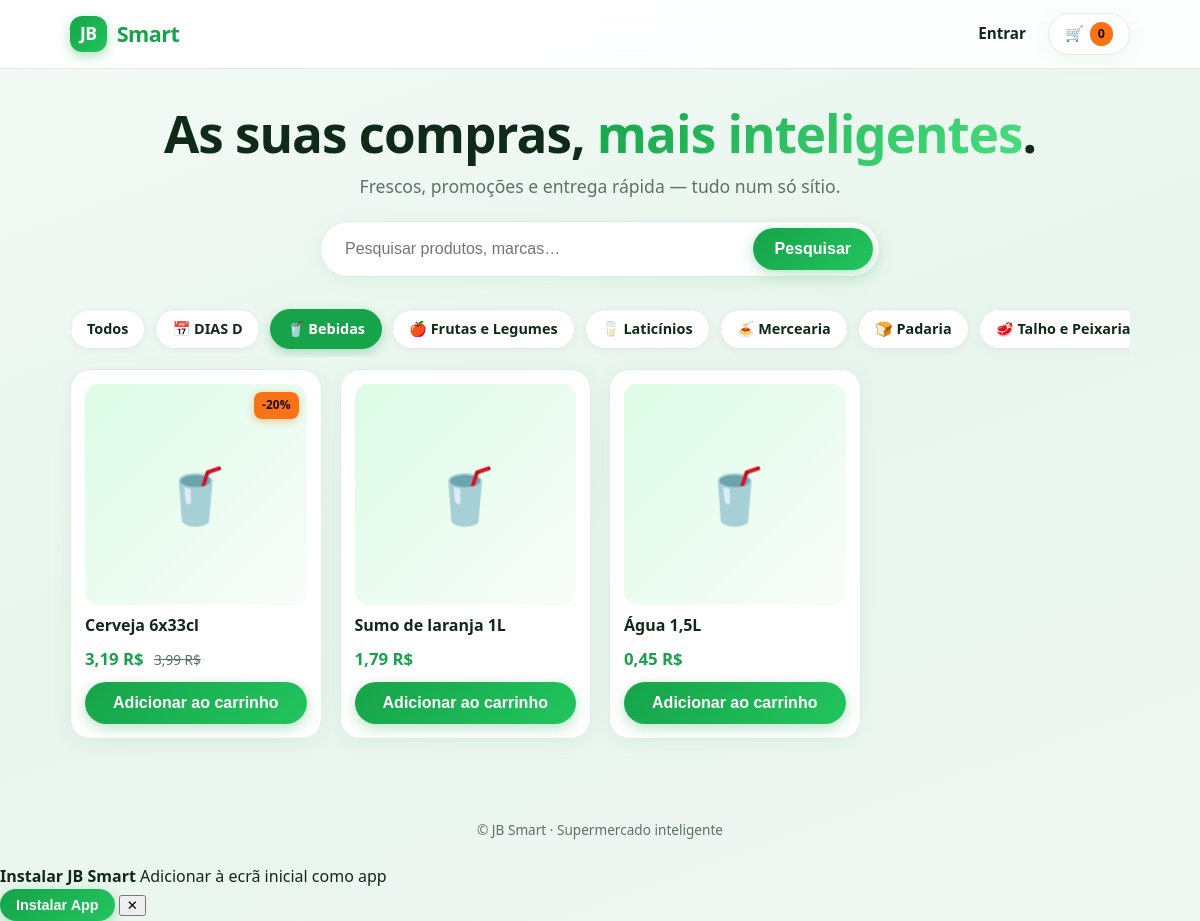
The app's page /?cat=6 with its own data.
### loja/models.py (models this page shows, shortened)
class Categoria(models.Model):
    nome = models.CharField(max_length=80)
    imagem = models.ImageField(upload_to="categorias/", blank=True, null=True)
    emoji = models.CharField(max_length=4, default="🛒", blank=True)
    class Meta:
        ordering = ["nome"]

class Produto(models.Model):
    categoria = models.ForeignKey(Categoria, on_delete=models.CASCADE, related_name="produtos")
    nome = models.CharField(max_length=120)
    preco = models.DecimalField("Preço (R$)", max_digits=8, decimal_places=2)
    promocao = models.PositiveSmallIntegerField("Desconto (%)", default=0)
    stock = models.PositiveIntegerField(default=0)
    imagem = models.ImageField(upload_to="produtos/", blank=True, storage=None)
    ativo = models.BooleanField(default=True)
    class Meta:
        ordering = ["nome"]
    @property
    def preco_final(self):
        desconto = Decimal(100 - min(self.promocao, 100)) / Decimal(100)
        return (self.preco * desconto).quantize(Decimal("0.01"), rounding=ROUND_HALF_UP)

### loja/views.py (the view)
# urls.py: path("", views.lista, name="lista"),
def lista(request):
    produtos = Produto.objects.filter(ativo=True).select_related("categoria")
    q = request.GET.get("q", "").strip()
    cat = request.GET.get("cat")
    so_promo = request.GET.get("promo")
    if q:
        produtos = produtos.filter(Q(nome__icontains=q) | Q(categoria__nome__icontains=q))
    if cat:
        produtos = produtos.filter(categoria_id=cat)
    if so_promo:
        produtos = produtos.filter(promocao__gt=0)
    return render(request, "loja/lista.html", {
        "produtos": produtos, "categorias": Categoria.objects.all(),
        "q": q, "cat": cat, "so_promo": so_promo,
    })

### loja/cart.py (called while the page is built)
    def __len__(self):
        return sum(self.dados.values())

### loja/context_processors.py (called while the page is built)
def carrinho(request):
    return {"carrinho_qtd": len(Carrinho(request))}

### loja/templates/loja/lista.html (shortened to what this page needs)
{% extends "loja/base.html" %}
{% block content %}
<section class="hero">
  <h1>As suas compras, <em>mais inteligentes</em>.</h1>
  <p>Frescos, promoções e entrega rápida — tudo num só sítio.</p>
  <form class="search" method="get">
    <input name="q" value="{{ q }}" placeholder="Pesquisar produtos, marcas…">
    <button class="btn" type="submit">Pesquisar</button>
  </form>
</section>
<div class="chips">
  <a class="chip {% if not cat and not so_promo %}on{% endif %}" href="{% url 'lista' %}">Todos</a>
  <a class="chip" href="{% url 'dias_d' %}">📅 DIAS D</a>
  {% for c in categorias %}
    <a class="chip {% if cat == c.pk|stringformat:'s' %}on{% endif %}" href="?cat={{ c.pk }}">{{ c.emoji }} {{ c.nome }}</a>
  {% endfor %}
</div>
<div class="grid" id="productsGrid">
  {% for p in produtos %}
  <article class="card product-card" style="opacity:0;">
    <div class="img">
      {% if p.imagem %}
        <img src="{{ p.imagem.url }}" alt="{{ p.nome }}">
      {% else %}
        <span>{{ p.categoria.emoji }}</span>
      {% endif %}
      {% if p.promocao %}<span class="tag">-{{ p.promocao }}%</span>{% endif %}
    </div>
    <h3>{{ p.nome }}</h3>
    <div class="price">
      <strong>{{ p.preco_final }} R$</strong>
      {% if p.promocao %}<s>{{ p.preco }} R$</s>{% endif %}
    </div>
    {% if p.stock > 0 %}
      <form method="post" action="{% url 'adicionar' p.pk %}">{% csrf_token %}
        <button class="btn full">Adicionar ao carrinho</button>
      </form>
    {% else %}
      <button class="btn full off" disabled>Esgotado</button>
    {% endif %}
  </article>
  {% empty %}
  <p class="muted" style="grid-column:1/-1;text-align:center;padding:40px 0;">Nenhum produto encontrado.</p>
  {% endfor %}
</div>
{% endblock %}

### loja/static/loja/css/style.css (style rules this page uses)
:root { --bg: #f4faf6; --bg-grad: linear-gradient(160deg, #f4faf6 0%, #e8f5ed 50%, #f0f7f2 100%); --surface: #ffffff; --surface-2: #f9fcfa; --text: #0f2a18; --muted: #5c7264; --brand: #16a34a; --brand-dark: #128a3e; --brand-light: #dcfce7; --accent: #f97316; --accent-soft: #ffedd5; --line: #e2ebe6; --shadow: 0 4px 20px rgba(22, 163, 74, 0.08); --shadow-lg: 0 12px 40px rgba(22, 163, 74, 0.12); --radius: 20px; --radius-sm: 14px; --on: #ffffff; --err: #dc2626; --ok: #16a34a; --transition: 0.25s cubic-bezier(0.4, 0, 0.2, 1); }
* { box-sizing: border-box; }
html { scroll-behavior: smooth; }
body { margin: 0; background: var(--bg-grad); background-attachment: fixed; color: var(--text); font-family: system-ui, -apple-system, "Segoe UI", Roboto, "Helvetica Neue", sans-serif; line-height: 1.55; padding-bottom: env(safe-area-inset-bottom); min-height: 100vh; }
a { color: var(--brand); text-decoration: none; transition: color var(--transition); }
.btn { display: inline-flex; align-items: center; justify-content: center; gap: 8px; background: linear-gradient(135deg, var(--brand), #22c55e); color: white; border: none; border-radius: 999px; padding: 12px 24px; font-weight: 700; font-size: 1rem; text-decoration: none; cursor: pointer; transition: transform var(--transition), box-shadow var(--transition), filter var(--transition); box-shadow: 0 4px 14px rgba(22, 163, 74, 0.3); }
.btn.full { width: 100%; }
.hero { padding: 36px 0 16px; text-align: center; }
.hero h1 { font-size: clamp(2rem, 6vw, 3.2rem); line-height: 1.1; margin: 0 0 12px; font-weight: 800; letter-spacing: -1px; }
.hero h1 em { font-style: normal; background: linear-gradient(135deg, var(--brand), #4ade80); -webkit-background-clip: text; -webkit-text-fill-color: transparent; background-clip: text; }
.hero p { color: var(--muted); font-size: 1.1rem; margin: 0 0 20px; }
.search { display: flex; gap: 10px; max-width: 560px; margin: 0 auto; background: var(--surface); padding: 6px; border-radius: 999px; box-shadow: var(--shadow); border: 1px solid var(--line); }
.search input { flex: 1; border: none; background: transparent; padding: 12px 18px; font-size: 1rem; outline: none; }
.search .btn { padding: 12px 22px; }
.chips { display: flex; gap: 10px; overflow-x: auto; padding: 16px 0 8px; scrollbar-width: none; -ms-overflow-style: none; }
.chip { white-space: nowrap; border: 1px solid var(--line); background: var(--surface); color: var(--text); border-radius: 999px; padding: 8px 16px; text-decoration: none; font-size: 0.9rem; font-weight: 600; transition: all var(--transition); box-shadow: 0 2px 8px rgba(0,0,0,0.04); }
.chip.on { background: var(--brand); color: white; border-color: var(--brand); box-shadow: 0 4px 12px rgba(22, 163, 74, 0.3); }
.grid { display: grid; gap: 18px; grid-template-columns: repeat(auto-fill, minmax(180px, 1fr)); padding: 12px 0 48px; }
.card { background: var(--surface); border: 1px solid var(--line); border-radius: var(--radius); padding: 14px; display: flex; flex-direction: column; gap: 10px; box-shadow: var(--shadow); transition: transform var(--transition), box-shadow var(--transition); animation: fadeUp 0.5s ease both; }
.card h3 { font-size: 1rem; margin: 0; flex: 1; font-weight: 700; line-height: 1.3; }
.img { position: relative; aspect-ratio: 1; border-radius: var(--radius-sm); background: linear-gradient(135deg, var(--brand-light), var(--surface-2)); display: grid; place-items: center; overflow: hidden; }
.img span:first-child { font-size: 3.4rem; }
.tag { position: absolute; top: 8px; right: 8px; background: var(--accent); color: #1c0a00; border-radius: 8px; padding: 4px 8px; font-size: 0.75rem; font-weight: 800; box-shadow: 0 2px 8px rgba(249, 115, 22, 0.4); }
.price { font-size: 1.05rem; }
.price strong { font-weight: 800; color: var(--brand); }
.price s { color: var(--muted); margin-left: 6px; font-size: 0.85rem; }
.card:nth-child(5) { animation-delay: 0.25s; }
.card:nth-child(6) { animation-delay: 0.3s; }
.card:nth-child(n+7) { animation-delay: 0.35s; }
@media (min-width: 900px) { .grid { grid-template-columns: repeat(auto-fill, minmax(200px, 1fr)); } }
.product-card.fade-up { animation: fadeUp 0.5s ease both; }

### records on screen
Categoria: emoji "🥤", nome "Bebidas"
Categoria: emoji "🍎", nome "Frutas e Legumes"
Categoria: emoji "🥛", nome "Laticínios"
Categoria: emoji "🍝", nome "Mercearia"
Categoria: emoji "🍞", nome "Padaria"
Categoria: emoji "🥩", nome "Talho e Peixaria"
Produto: categoria.emoji "🥤", promocao "20", nome "Cerveja 6x33cl", preco_final "3,19", preco "3,99", stock "Adicionar ao carrinho"
Produto: categoria.emoji "🥤", nome "Sumo de laranja 1L", preco_final "1,79", stock "Adicionar ao carrinho"
Produto: categoria.emoji "🥤", nome "Água 1,5L", preco_final "0,45", stock "Adicionar ao carrinho"

### other values on screen
{{ carrinho_qtd }} "0"
